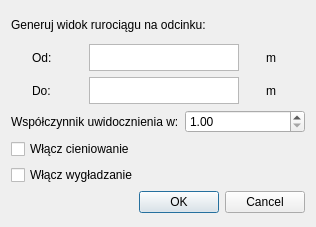
<?xml version="1.0" encoding="UTF-8"?>
<ui version="4.0">
 <class>Dialog</class>
 <widget class="QDialog" name="Dialog">
  <property name="geometry">
   <rect>
    <x>0</x>
    <y>0</y>
    <width>316</width>
    <height>227</height>
   </rect>
  </property>
  <property name="maximumSize">
   <size>
    <width>316</width>
    <height>227</height>
   </size>
  </property>
  <property name="windowTitle">
   <string>Dialog</string>
  </property>
  <layout class="QVBoxLayout" name="verticalLayout">
   <item>
    <widget class="QLabel" name="label">
     <property name="maximumSize">
      <size>
       <width>250</width>
       <height>27</height>
      </size>
     </property>
     <property name="text">
      <string>Generuj widok rurociągu na odcinku:</string>
     </property>
    </widget>
   </item>
   <item>
    <layout class="QGridLayout" name="gridLayout">
     <item row="1" column="1">
      <widget class="QTextEdit" name="textEdit_2">
       <property name="minimumSize">
        <size>
         <width>150</width>
         <height>27</height>
        </size>
       </property>
       <property name="maximumSize">
        <size>
         <width>150</width>
         <height>27</height>
        </size>
       </property>
      </widget>
     </item>
     <item row="0" column="0">
      <widget class="QLabel" name="label_2">
       <property name="maximumSize">
        <size>
         <width>30</width>
         <height>16777215</height>
        </size>
       </property>
       <property name="text">
        <string>Od:</string>
       </property>
      </widget>
     </item>
     <item row="1" column="0">
      <widget class="QLabel" name="label_3">
       <property name="maximumSize">
        <size>
         <width>30</width>
         <height>16777215</height>
        </size>
       </property>
       <property name="text">
        <string>Do:</string>
       </property>
      </widget>
     </item>
     <item row="0" column="2">
      <widget class="QLabel" name="label_5">
       <property name="maximumSize">
        <size>
         <width>15</width>
         <height>16777215</height>
        </size>
       </property>
       <property name="text">
        <string>m</string>
       </property>
      </widget>
     </item>
     <item row="1" column="2">
      <widget class="QLabel" name="label_4">
       <property name="maximumSize">
        <size>
         <width>15</width>
         <height>16777215</height>
        </size>
       </property>
       <property name="text">
        <string>m</string>
       </property>
      </widget>
     </item>
     <item row="0" column="1">
      <widget class="QTextEdit" name="textEdit">
       <property name="minimumSize">
        <size>
         <width>150</width>
         <height>27</height>
        </size>
       </property>
       <property name="maximumSize">
        <size>
         <width>150</width>
         <height>27</height>
        </size>
       </property>
      </widget>
     </item>
    </layout>
   </item>
   <item>
    <layout class="QHBoxLayout" name="horizontalLayout">
     <item>
      <widget class="QLabel" name="label_6">
       <property name="text">
        <string>Współczynnik uwidocznienia w:</string>
       </property>
      </widget>
     </item>
     <item>
      <widget class="QDoubleSpinBox" name="doubleSpinBox">
       <property name="minimum">
        <double>1.000000000000000</double>
       </property>
      </widget>
     </item>
    </layout>
   </item>
   <item>
    <widget class="QCheckBox" name="checkBox">
     <property name="text">
      <string>Włącz cieniowanie</string>
     </property>
    </widget>
   </item>
   <item>
    <widget class="QCheckBox" name="checkBox_2">
     <property name="text">
      <string>Włącz wygładzanie</string>
     </property>
    </widget>
   </item>
   <item>
    <widget class="QDialogButtonBox" name="buttonBox">
     <property name="orientation">
      <enum>Qt::Horizontal</enum>
     </property>
     <property name="standardButtons">
      <set>QDialogButtonBox::Cancel|QDialogButtonBox::Ok</set>
     </property>
    </widget>
   </item>
  </layout>
 </widget>
 <resources/>
 <connections>
  <connection>
   <sender>buttonBox</sender>
   <signal>accepted()</signal>
   <receiver>Dialog</receiver>
   <slot>accept()</slot>
   <hints>
    <hint type="sourcelabel">
     <x>248</x>
     <y>254</y>
    </hint>
    <hint type="destinationlabel">
     <x>157</x>
     <y>274</y>
    </hint>
   </hints>
  </connection>
  <connection>
   <sender>buttonBox</sender>
   <signal>rejected()</signal>
   <receiver>Dialog</receiver>
   <slot>reject()</slot>
   <hints>
    <hint type="sourcelabel">
     <x>316</x>
     <y>260</y>
    </hint>
    <hint type="destinationlabel">
     <x>286</x>
     <y>274</y>
    </hint>
   </hints>
  </connection>
 </connections>
</ui>
